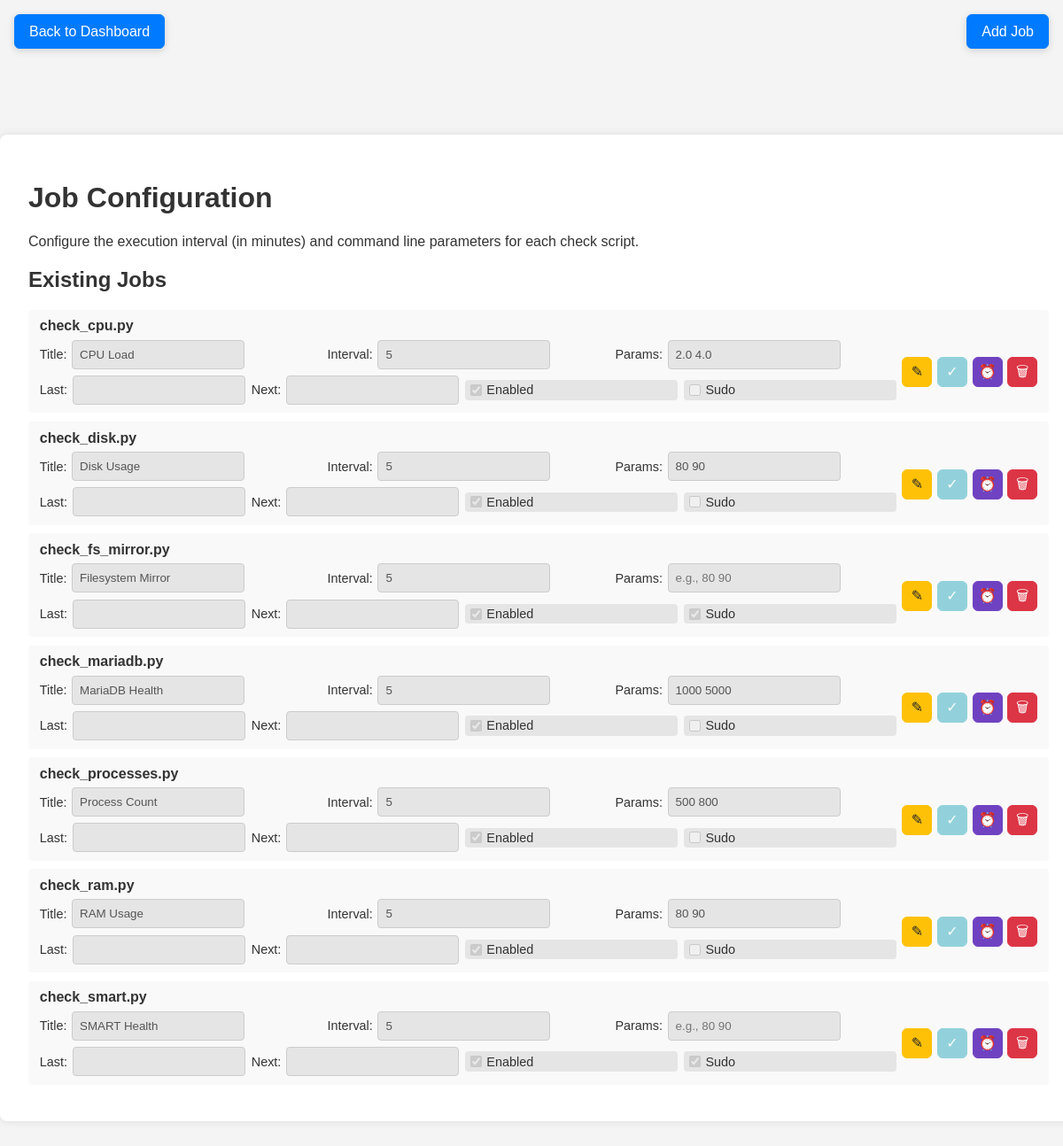
Page /job_config.php (signed in) on the earlier database version.
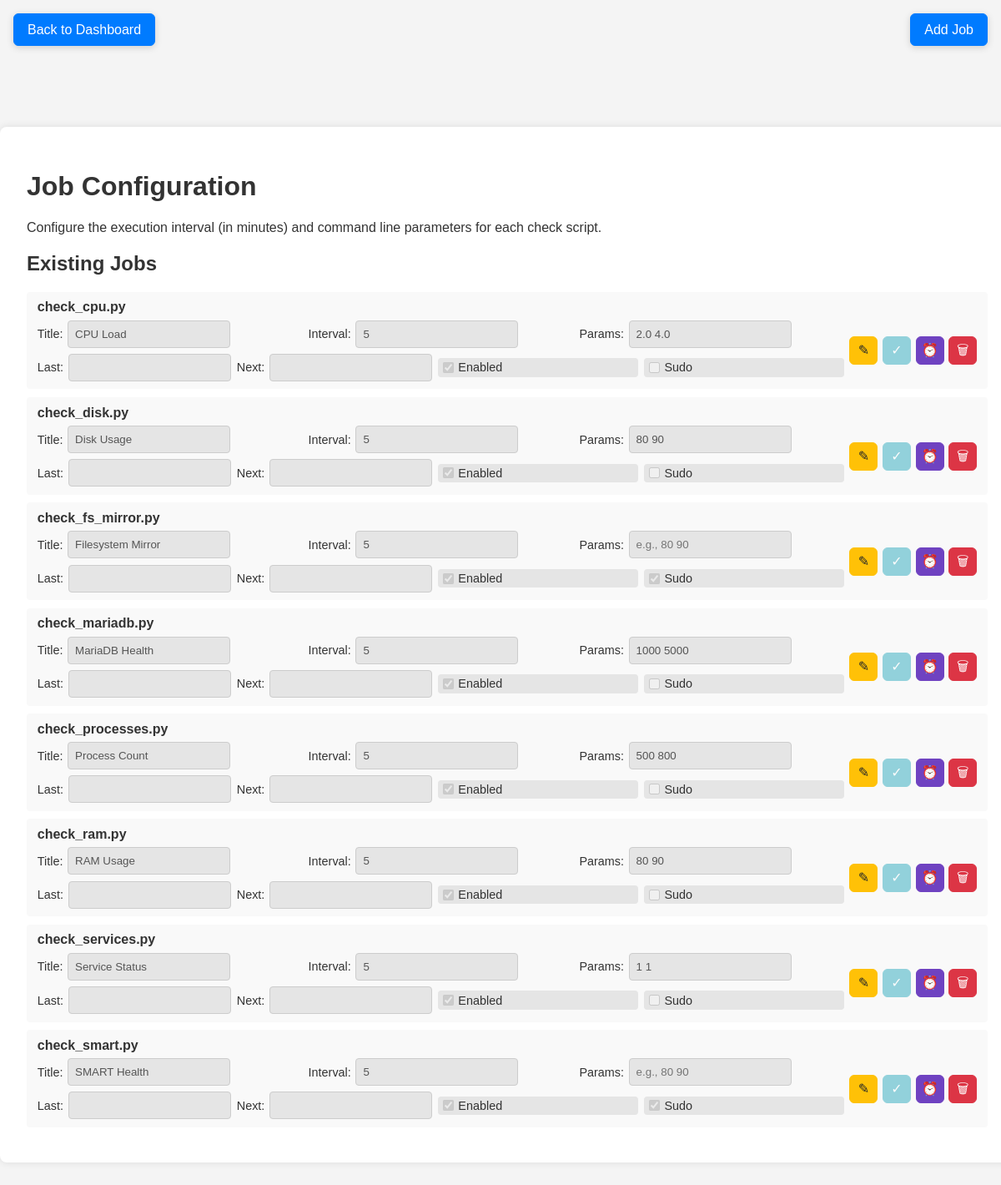
Same page on the later database version.
### tables this page shows
CREATE TABLE IF NOT EXISTS checks (
    id INT AUTO_INCREMENT PRIMARY KEY,
    script_name VARCHAR(100) UNIQUE NOT NULL,
    title VARCHAR(150) NOT NULL,
    interval_minutes INT DEFAULT 5,
    parameters VARCHAR(255) DEFAULT '',
    enabled BOOLEAN DEFAULT TRUE,
    sudo BOOLEAN DEFAULT FALSE,
    last_run TIMESTAMP NULL,
    next_run TIMESTAMP NULL
);

### www/job_config.php (the view, shortened to what this page needs)
<?php
$pdo = getDB();
try {
    $stmt = $pdo->query("SELECT * FROM checks ORDER BY script_name");
    $checks = $stmt->fetchAll(PDO::FETCH_ASSOC);
} catch (PDOException $e) {
    $error = 'Database error: ' . $e->getMessage();
    $checks = [];
}
?>
<!DOCTYPE html>
<html lang="en">
<head>
    <link rel="stylesheet" href="style.css">
</head>
<body class="subpage">
    <a href="index.php" class="sticky-back-btn">Back to Dashboard</a>
    <a href="job_add.php" class="sticky-top-right-btn" title="Open Add Job Page" aria-label="Open Add Job Page">Add Job</a>
    <div class="login-container job-config-container">
        <h1>Job Configuration</h1>
        <p>Configure the execution interval (in minutes) and command line parameters for each check script.</p>
        <h2>Existing Jobs</h2>
        <?php foreach ($checks as $check): ?>
            <div class="check-config">
                <h3><?php echo htmlspecialchars($check['script_name']); ?></h3>
                <form method="post" class="job-row-form">
                    <div class="job-fields">
                        <label>Title: <input type="text" class="row-editable field-locked" name="title" value="<?php echo htmlspecialchars($check['title'] ?? $check['script_name']); ?>" readonly></label>
                        <label>Interval: <input type="number" class="row-editable field-locked" name="interval_minutes" value="<?php echo $check['interval_minutes']; ?>" min="1" required readonly></label>
                        <label>Params: <input type="text" class="row-editable field-locked" name="parameters" value="<?php echo htmlspecialchars($check['parameters']); ?>" placeholder="e.g., 80 90" readonly></label>
                        <label>Last: <input type="text" class="field-locked" value="<?php echo htmlspecialchars($check['last_run'] ?? ''); ?>" readonly></label>
                        <label>Next: <input type="text" class="field-locked" value="<?php echo htmlspecialchars($check['next_run'] ?? ''); ?>" readonly></label>
                        <label class="field-locked-label"><input type="checkbox" class="row-editable field-locked" name="enabled" <?php echo $check['enabled'] ? 'checked' : ''; ?> disabled> Enabled</label>
                        <label class="field-locked-label"><input type="checkbox" class="row-editable field-locked" name="sudo" <?php echo !empty($check['sudo']) ? 'checked' : ''; ?> disabled> Sudo</label>
                    </div>
                    <div class="job-actions">
                        <button type="button" class="icon-btn icon-edit row-edit-toggle" title="Edit row" aria-label="Edit row">&#9998;</button>
                        <button type="submit" name="update" value="1" class="icon-btn icon-apply" title="Apply changes" aria-label="Apply changes" disabled>&#10003;</button>
                        <button type="submit" name="schedule_now" value="1" class="icon-btn icon-schedule" title="Schedule now" aria-label="Schedule now">&#9200;</button>
                        <button type="submit" name="delete" value="1" class="icon-btn icon-delete" title="Delete job" aria-label="Delete job" onclick="return confirm('Are you sure you want to delete this job?')">&#128465;</button>
                    </div>
                </form>
            </div>
        <?php endforeach; ?>
    </div>
</body>
</html>

### www/style.css (style rules this page uses)
body { font-family: Arial, sans-serif; margin: 0; padding: 0; background-color: #f4f4f4; color: #333; transition: background-color 0.3s, color 0.3s; }
body.subpage { padding-top: 4.5rem; }
.login-container { max-width: 400px; margin: 5rem auto; padding: 2rem; background: white; border-radius: 8px; box-shadow: 0 0 10px rgba(0,0,0,0.1); }
input, button { display: block; width: 100%; margin: 0.5rem 0; padding: 0.5rem; border: 1px solid #ccc; border-radius: 4px; }
button { background: #007bff; color: white; cursor: pointer; }
.check-config { background: #f9f9f9; margin: 0.6rem 0; padding: 0.6rem 0.8rem; border-radius: 4px; }
.check-config h3 { margin: 0 0 0.4rem 0; font-size: 1rem; }
.check-config form { display: flex; flex-wrap: wrap; gap: 0.4rem; align-items: center; }
.check-config label { display: flex; align-items: center; gap: 0.35rem; font-size: 0.9rem; }
.job-config-container { width: calc(100vw - 3rem); max-width: 1500px; }
.job-row-form { width: 100%; display: flex; align-items: center; gap: 0.5rem; }
.job-fields { display: flex; flex-wrap: wrap; align-items: center; gap: 0.45rem; flex: 1; }
.job-fields label { flex: 1 1 220px; }
.job-fields input[type="text"], .job-fields input[type="number"] { width: auto; min-width: 120px; margin: 0; }
.job-fields input[type="checkbox"] { width: auto; margin: 0; }
.job-actions { margin-left: auto; display: flex; gap: 0.35rem; }
.icon-btn { width: 34px; min-width: 34px; height: 34px; padding: 0; margin: 0; display: inline-flex; align-items: center; justify-content: center; font-size: 16px; line-height: 1; border-radius: 6px; }
.icon-apply { background: #17a2b8; border-color: #17a2b8; }
.icon-delete { background: #dc3545; border-color: #dc3545; }
.icon-schedule { background: #6f42c1; border-color: #6f42c1; }
.icon-edit { background: #ffc107; border-color: #ffc107; color: #212529; }
.icon-btn:disabled { opacity: 0.45; cursor: not-allowed; }
.sticky-back-btn { position: fixed; top: 1rem; left: 1rem; z-index: 1000; display: inline-block; padding: 0.6rem 1rem; background: #007bff; color: white; text-decoration: none; border: 1px solid #007bff; border-radius: 6px; box-shadow: 0 2px 8px rgba(0, 0, 0, 0.15); }
.sticky-top-right-btn { position: fixed; top: 1rem; right: 1rem; z-index: 1000; display: inline-block; padding: 0.6rem 1rem; background: #007bff; color: white; text-decoration: none; border: 1px solid #007bff; border-radius: 6px; box-shadow: 0 2px 8px rgba(0, 0, 0, 0.15); }

### www/job_config.php (style rules this page uses)
.field-locked { background-color: #e5e5e5; color: #555; }
.field-locked-label { background-color: #e5e5e5; border-radius: 4px; padding: 0.2rem 0.35rem; }
.field-locked[type="checkbox"] { accent-color: #9e9e9e; }
.sticky-top-right-btn { position: fixed; top: 1rem; right: 1rem; z-index: 1000; display: inline-block; padding: 0.6rem 1rem; background: #007bff; color: white; text-decoration: none; border: 1px solid #007bff; border-radius: 6px; box-shadow: 0 2px 8px rgba(0, 0, 0, 0.15); }

Differences in the rows shown:
added checks: script_name "check_services.py", title "Service Status", interval_minutes "5", parameters "1 1", enabled "☑"
